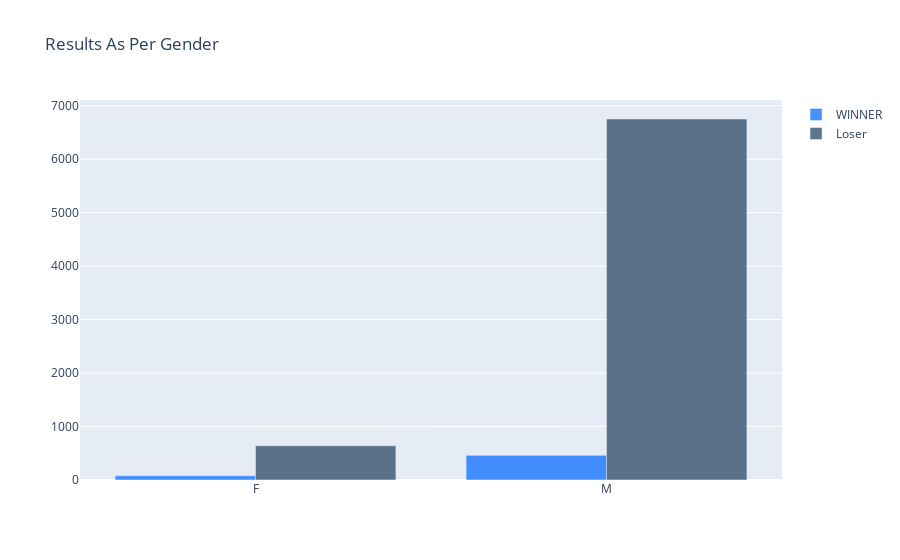

Notebook source saved alongside this figure:
### Code cell
genderWindf = candidatedf[candidatedf["WINNER"] == 1].groupby("SEX")["WINNER"].size()
genderWindf = pd.DataFrame({'SEX':genderWindf.index, 'Count':genderWindf.values})
genderLossdf = candidatedf[candidatedf["WINNER"] == 0].groupby("SEX")["WINNER"].size()
genderLossdf = pd.DataFrame({'SEX':genderLossdf.index, 'Count':genderLossdf.values})
genderWinLossBar = go.Figure()
genderWinLossBar.add_trace(go.Bar(
            x=genderWindf["SEX"],
            y=genderWindf["Count"],
            marker_color='rgb(26, 118, 255)',
            opacity=0.8,
            name='WINNER'
        ))
genderWinLossBar.add_trace(go.Bar(
            x=genderLossdf["SEX"],
            y=genderLossdf["Count"],
            marker_color='rgb(55, 83, 109)',
            opacity=0.8,
            name='Loser'
        ))
genderWinLossBar.update_layout(
    title='Results As Per Gender'
)
genderWinLossBar.show()

### Figure 1 — Plotly figure (JSON) as saved in the notebook; plotly's stock layout.template omitted (floating-point values rounded to 4 significant figures)
{"data": [{"marker": {"color": "rgb(26, 118, 255)"}, "name": "WINNER", "opacity": 0.8, "type": "bar", "x": ["F", "M"], "y": [78, 461]}, {"marker": {"color": "rgb(55, 83, 109)"}, "name": "Loser", "opacity": 0.8, "type": "bar", "x": ["F", "M"], "y": [640, 6751]}], "layout": {"title": {"text": "Results As Per Gender"}}}
